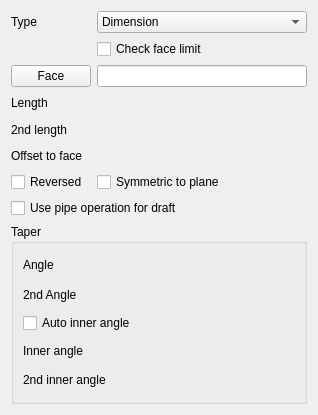
<?xml version="1.0" encoding="UTF-8"?>
<ui version="4.0">
 <class>PartDesignGui::TaskPocketParameters</class>
 <widget class="QWidget" name="PartDesignGui::TaskPocketParameters">
  <property name="geometry">
   <rect>
    <x>0</x>
    <y>0</y>
    <width>318</width>
    <height>415</height>
   </rect>
  </property>
  <property name="windowTitle">
   <string>Form</string>
  </property>
  <layout class="QVBoxLayout" name="verticalLayout">
   <item>
    <layout class="QGridLayout" name="gridLayout">
     <item row="4" column="1">
      <widget class="Gui::PrefQuantitySpinBox" name="lengthEdit2" native="true">
       <property name="minimumSize">
        <size>
         <width>0</width>
         <height>20</height>
        </size>
       </property>
       <property name="keyboardTracking" stdset="0">
        <bool>false</bool>
       </property>
      </widget>
     </item>
     <item row="0" column="0">
      <widget class="QLabel" name="textLabel1">
       <property name="text">
        <string>Type</string>
       </property>
      </widget>
     </item>
     <item row="5" column="0">
      <widget class="QLabel" name="labelOffset">
       <property name="text">
        <string>Offset to face</string>
       </property>
      </widget>
     </item>
     <item row="2" column="0">
      <widget class="QPushButton" name="buttonFace">
       <property name="text">
        <string>Face</string>
       </property>
       <property name="checkable">
        <bool>true</bool>
       </property>
      </widget>
     </item>
     <item row="3" column="1">
      <widget class="Gui::PrefQuantitySpinBox" name="lengthEdit" native="true">
       <property name="keyboardTracking" stdset="0">
        <bool>false</bool>
       </property>
       <property name="minimum" stdset="0">
        <double>0.000000000000000</double>
       </property>
      </widget>
     </item>
     <item row="0" column="1">
      <widget class="QComboBox" name="changeMode">
       <item>
        <property name="text">
         <string>Dimension</string>
        </property>
       </item>
      </widget>
     </item>
     <item row="3" column="0">
      <widget class="QLabel" name="labelLength">
       <property name="text">
        <string>Length</string>
       </property>
      </widget>
     </item>
     <item row="5" column="1">
      <widget class="Gui::PrefQuantitySpinBox" name="offsetEdit" native="true">
       <property name="keyboardTracking" stdset="0">
        <bool>false</bool>
       </property>
      </widget>
     </item>
     <item row="2" column="1">
      <widget class="QLineEdit" name="lineFaceName"/>
     </item>
     <item row="1" column="1">
      <widget class="QCheckBox" name="checkFaceLimits">
       <property name="text">
        <string>Check face limit</string>
       </property>
      </widget>
     </item>
     <item row="4" column="0">
      <widget class="QLabel" name="labelLength2">
       <property name="text">
        <string>2nd length</string>
       </property>
      </widget>
     </item>
     <item row="6" column="1">
      <widget class="QCheckBox" name="checkBoxMidplane">
       <property name="enabled">
        <bool>true</bool>
       </property>
       <property name="text">
        <string>Symmetric to plane</string>
       </property>
      </widget>
     </item>
     <item row="6" column="0">
      <widget class="QCheckBox" name="checkBoxReversed">
       <property name="text">
        <string>Reversed</string>
       </property>
      </widget>
     </item>
    </layout>
   </item>
   <item>
    <widget class="QCheckBox" name="checkBoxUsePipe">
     <property name="toolTip">
      <string>Enable this option to use pipe (i.e. sweep) operation to create draft angles.
If disabled, then use loft operation instead. Pipe operation can avoid some
unnecessary use of BSplineSurface for planar faces in the resulting shape.</string>
     </property>
     <property name="text">
      <string>Use pipe operation for draft</string>
     </property>
    </widget>
   </item>
   <item>
    <widget class="QGroupBox" name="groupBox_2">
     <property name="title">
      <string>Taper</string>
     </property>
     <layout class="QVBoxLayout" name="verticalLayout_2">
      <item>
       <layout class="QHBoxLayout" name="horizontalLayout_8">
        <item>
         <widget class="QLabel" name="labelTaperAngle">
          <property name="text">
           <string>Angle</string>
          </property>
         </widget>
        </item>
        <item>
         <widget class="Gui::PrefQuantitySpinBox" name="taperAngleEdit" native="true">
          <property name="keyboardTracking" stdset="0">
           <bool>false</bool>
          </property>
          <property name="unit" stdset="0">
           <string>deg</string>
          </property>
          <property name="maximum" stdset="0">
           <double>360.000000000000000</double>
          </property>
          <property name="singleStep" stdset="0">
           <double>10.000000000000000</double>
          </property>
         </widget>
        </item>
       </layout>
      </item>
      <item>
       <layout class="QHBoxLayout" name="horizontalLayout_9">
        <item>
         <widget class="QLabel" name="labelTaperAngle2">
          <property name="text">
           <string>2nd Angle</string>
          </property>
         </widget>
        </item>
        <item>
         <widget class="Gui::PrefQuantitySpinBox" name="taperAngleEdit2" native="true">
          <property name="keyboardTracking" stdset="0">
           <bool>false</bool>
          </property>
          <property name="unit" stdset="0">
           <string>deg</string>
          </property>
          <property name="maximum" stdset="0">
           <double>360.000000000000000</double>
          </property>
          <property name="singleStep" stdset="0">
           <double>10.000000000000000</double>
          </property>
         </widget>
        </item>
       </layout>
      </item>
      <item>
       <widget class="QCheckBox" name="autoInnerTaperAngle">
        <property name="text">
         <string>Auto inner angle</string>
        </property>
        <property name="checked">
         <bool>false</bool>
        </property>
       </widget>
      </item>
      <item>
       <layout class="QHBoxLayout" name="horizontalLayout_13">
        <item>
         <widget class="QLabel" name="labelInnerTaperAngle">
          <property name="text">
           <string>Inner angle</string>
          </property>
         </widget>
        </item>
        <item>
         <widget class="Gui::PrefQuantitySpinBox" name="innerTaperAngleEdit" native="true">
          <property name="keyboardTracking" stdset="0">
           <bool>false</bool>
          </property>
          <property name="unit" stdset="0">
           <string>deg</string>
          </property>
          <property name="maximum" stdset="0">
           <double>360.000000000000000</double>
          </property>
          <property name="singleStep" stdset="0">
           <double>10.000000000000000</double>
          </property>
         </widget>
        </item>
       </layout>
      </item>
      <item>
       <layout class="QHBoxLayout" name="horizontalLayout_12">
        <item>
         <widget class="QLabel" name="labelInnerTaperAngle2">
          <property name="text">
           <string>2nd inner angle</string>
          </property>
         </widget>
        </item>
        <item>
         <widget class="Gui::PrefQuantitySpinBox" name="innerTaperAngleEdit2" native="true">
          <property name="keyboardTracking" stdset="0">
           <bool>false</bool>
          </property>
          <property name="unit" stdset="0">
           <string>deg</string>
          </property>
          <property name="maximum" stdset="0">
           <double>360.000000000000000</double>
          </property>
          <property name="singleStep" stdset="0">
           <double>10.000000000000000</double>
          </property>
         </widget>
        </item>
       </layout>
      </item>
     </layout>
    </widget>
   </item>
  </layout>
 </widget>
 <customwidgets>
  <customwidget>
   <class>Gui::QuantitySpinBox</class>
   <extends>QWidget</extends>
   <header>Gui/QuantitySpinBox.h</header>
  </customwidget>
  <customwidget>
   <class>Gui::PrefQuantitySpinBox</class>
   <extends>Gui::QuantitySpinBox</extends>
   <header>Gui/PrefWidgets.h</header>
  </customwidget>
 </customwidgets>
 <tabstops>
  <tabstop>changeMode</tabstop>
  <tabstop>lengthEdit</tabstop>
  <tabstop>offsetEdit</tabstop>
 </tabstops>
 <resources/>
 <connections/>
</ui>
